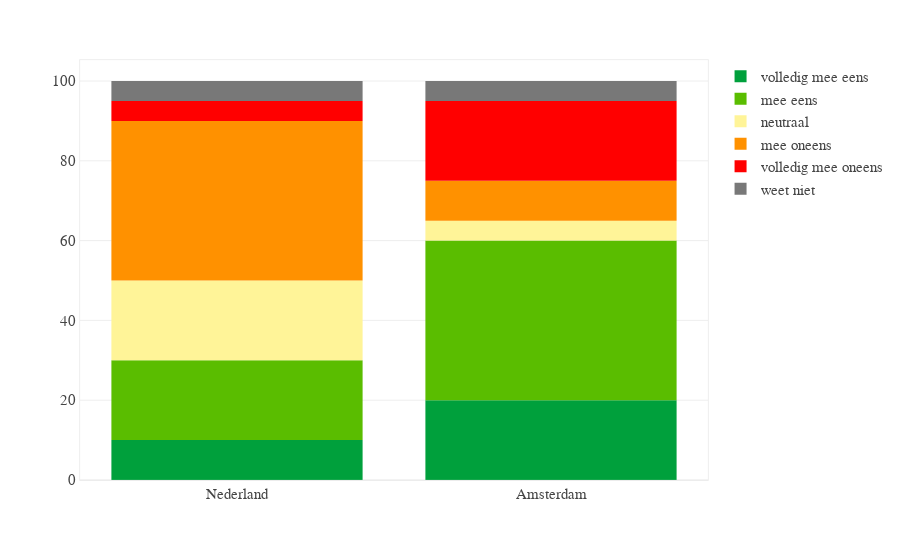

Here is the notebook cell this chart was saved with:
### Markdown cell above
Below we use the color sequence used for a value statement (agree / disagree / etc), but the order of the color sequence is the reverse from the order of our data, which is why we reverse the list. This particular sequence also doesn't include a color for _unknown_ or _don't know_, so this is added to the sequence manually.

### Code cell
df = pd.DataFrame({"value": [10, 20, 20, 40, 5, 5, 20, 40, 5,10, 20, 5], 
                   "answer": ['volledig mee eens', 'mee eens', 'neutraal', 'mee oneens', 'volledig mee oneens', 'weet niet', 'volledig mee eens', 'mee eens', 'neutraal', 'mee oneens', 'volledig mee oneens', 'weet niet'],
                  "ne_ams": ["Nederland","Nederland","Nederland","Nederland","Nederland","Nederland","Amsterdam","Amsterdam","Amsterdam","Amsterdam","Amsterdam","Amsterdam",]})

fig = px.bar(df, x="ne_ams", y="value", color='answer', template=line_chart_template, color_discrete_sequence=colors['red_green_gradient_5'][::-1]+colors['unknown'])
fig.update_layout(dict(xaxis_title_text='', yaxis_title_text='', legend_title_text='', ))
fig.show()

### Figure 1 — Plotly figure (JSON) as saved in the notebook; plotly's stock layout.template omitted (floating-point values rounded to 4 significant figures)
{"data": [{"alignmentgroup": "True", "hovertemplate": "answer=volledig mee eens<br>ne_ams=%{x}<br>value=%{y}<extra></extra>", "legendgroup": "volledig mee eens", "marker": {"color": "#00A03C"}, "name": "volledig mee eens", "offsetgroup": "volledig mee eens", "orientation": "v", "showlegend": true, "textposition": "auto", "type": "bar", "x": ["Nederland", "Amsterdam"], "xaxis": "x", "y": [10, 20], "yaxis": "y"}, {"alignmentgroup": "True", "hovertemplate": "answer=mee eens<br>ne_ams=%{x}<br>value=%{y}<extra></extra>", "legendgroup": "mee eens", "marker": {"color": "#5ABD00"}, "name": "mee eens", "offsetgroup": "mee eens", "orientation": "v", "showlegend": true, "textposition": "auto", "type": "bar", "x": ["Nederland", "Amsterdam"], "xaxis": "x", "y": [20, 40], "yaxis": "y"}, {"alignmentgroup": "True", "hovertemplate": "answer=neutraal<br>ne_ams=%{x}<br>value=%{y}<extra></extra>", "legendgroup": "neutraal", "marker": {"color": "#FFF498"}, "name": "neutraal", "offsetgroup": "neutraal", "orientation": "v", "showlegend": true, "textposition": "auto", "type": "bar", "x": ["Nederland", "Amsterdam"], "xaxis": "x", "y": [20, 5], "yaxis": "y"}, {"alignmentgroup": "True", "hovertemplate": "answer=mee oneens<br>ne_ams=%{x}<br>value=%{y}<extra></extra>", "legendgroup": "mee oneens", "marker": {"color": "#ff9100"}, "name": "mee oneens", "offsetgroup": "mee oneens", "orientation": "v", "showlegend": true, "textposition": "auto", "type": "bar", "x": ["Nederland", "Amsterdam"], "xaxis": "x", "y": [40, 10], "yaxis": "y"}, {"alignmentgroup": "True", "hovertemplate": "answer=volledig mee oneens<br>ne_ams=%{x}<br>value=%{y}<extra></extra>", "legendgroup": "volledig mee oneens", "marker": {"color": "#FF0000"}, "name": "volledig mee oneens", "offsetgroup": "volledig mee oneens", "orientation": "v", "showlegend": true, "textposition": "auto", "type": "bar", "x": ["Nederland", "Amsterdam"], "xaxis": "x", "y": [5, 20], "yaxis": "y"}, {"alignmentgroup": "True", "hovertemplate": "answer=weet niet<br>ne_ams=%{x}<br>value=%{y}<extra></extra>", "legendgroup": "weet niet", "marker": {"color": "#787878"}, "name": "weet niet", "offsetgroup": "weet niet", "orientation": "v", "showlegend": true, "textposition": "auto", "type": "bar", "x": ["Nederland", "Amsterdam"], "xaxis": "x", "y": [5, 5], "yaxis": "y"}], "layout": {"autosize": true, "barmode": "relative", "legend": {"title": {"text": ""}, "tracegroupgap": 0}, "margin": {"t": 60}, "xaxis": {"anchor": "y", "autorange": true, "domain": [0, 1], "range": [-0.5, 1.5], "title": {"text": ""}, "type": "category"}, "yaxis": {"anchor": "x", "autorange": true, "domain": [0, 1], "range": [0, 105.3], "title": {"text": ""}, "type": "linear"}}}
